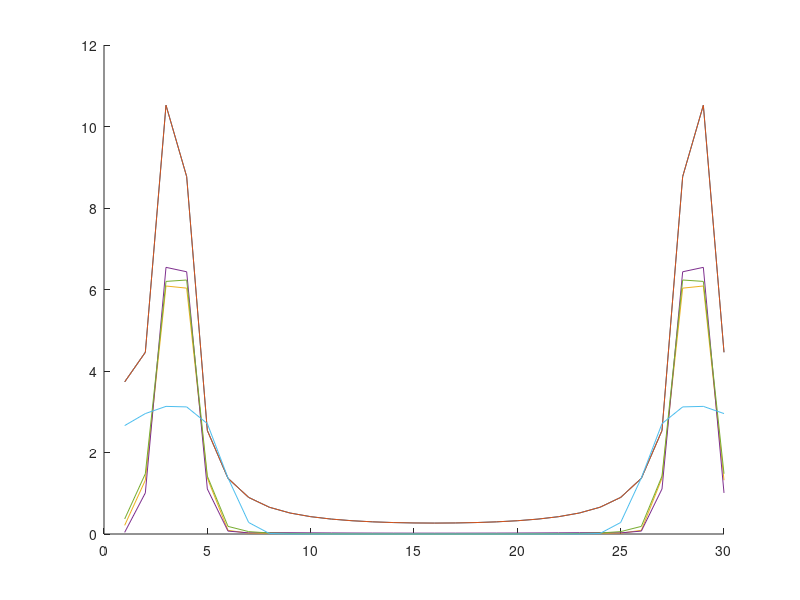
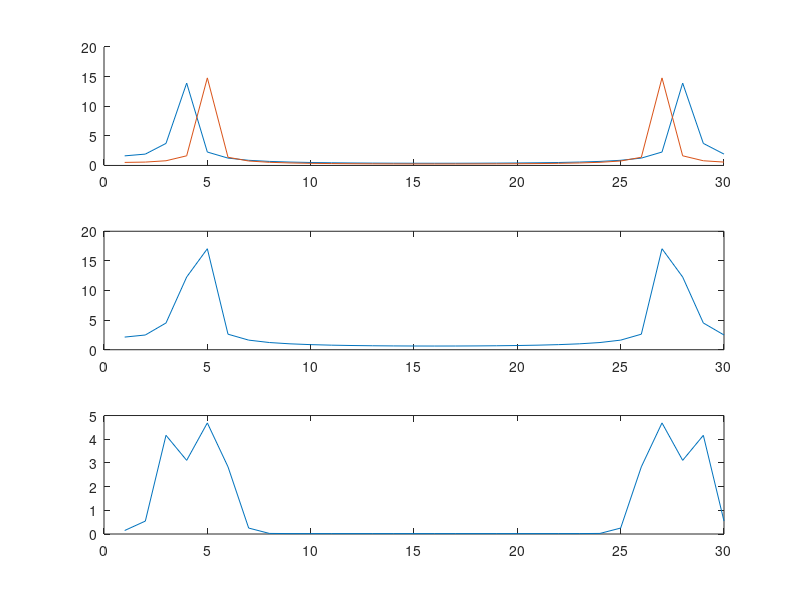

Here is the MATLAB script that generated these plots, in order:
%Exercise 10
%Let the signals be 2 Hz and 2.5 Hz sinusoids, and their sum, sampled at 30 Hz. The
%length of the measurement window varies between 1 and 5 s. Compare the Fourier
%spectra of the signals and explain the experiences.

n = 5;
Wave1 = 2;
Wave2 = 2.5;
SamplingHz = 30;

for i = 1:n %Every second
    t = linspace(0, i, SamplingHz*i+1); t(end) = []; %create the base row vector
    z1 = sin(2*pi*Wave1*t); z2 = sin(2*pi*Wave2*t); %Here we create the two sinosoid wave
    f1 = fft(z1); f2 = fft(z2); f12 = fft(z1+z2); %Here we compute the Fast Fouries tranformation on each one and on their sum
    %subplot(n, 1, i), hold on
    %figure, plot(abs(f1)), plot(abs(f2)), plot(10+abs(f12))

end

%Explanations:
%Peak distortions: Fourier boundary effect occurs if the sampling rate, the measurement window length, and the signal frequency are not proportional. Note
%that the signal energy is conserved:

%[norm(z1, 2) .^ 2, norm(z2, 2) .^ 2]
%[norm(f1, 2) .^ 2, norm(f2, 2) .^ 2] / (30 * i)

%Inseparable peaks: the resolution of the FFT depends on the measurement
%window size.

%Exercise 11
%Apply different window functions on the signals and compare the results.

t = linspace(0, 1, 30+1); t(end) = [];
z2 = sin(2*pi * 2.5 * t);
a = ones(1, 30); % rect
%b = [0:29, 30:-1:1] % tri
c = gausswin(30)'; % Gaussian
d = hamming(30)'; % Hamming
e = hann(30)'; % Hann
f = flattopwin(30)'; % flat-top
figure, hold on
plot(abs(fft(z2)))
plot(abs(fft(a .* z2)))
%plot(abs(fft(b .* z2)))
plot(abs(fft(c .* z2)))
plot(abs(fft(d .* z2)))
plot(abs(fft(e .* z2)))
plot(abs(fft(f .* z2)))


%Exercise 12
%Let the signal be a supercomposition of a 2.8 and 3.9 Hz sinusoids (rate: 30 Hz,
%length: 1 s). Make the two peaks on the Fourier spectrum separable.




Wave12_1 = 2.8;
Wave12_2 = 3.9;
SamplingHz12 = 30;
len = 1;

t = linspace(0, len, len*SamplingHz12+1); t(end) = [];
S12_1 = sin(2*pi*Wave12_1*t);
S12_2 = sin(2*pi*Wave12_2*t);

f12_1 = fft(S12_1);
f12_2 = fft(S12_2);

figure
subplot(311), hold on, plot(abs(f12_1)), plot(abs(f12_2))
subplot(312), plot(abs(fft(S12_2 + S12_1)))
w = gausswin(SamplingHz12)';
%w = gausswin(L) returns an L-point Gaussian window. Not quite sure what
%this is :P
subplot(313), plot(abs(fft(w .* (S12_2 + S12_1))))



